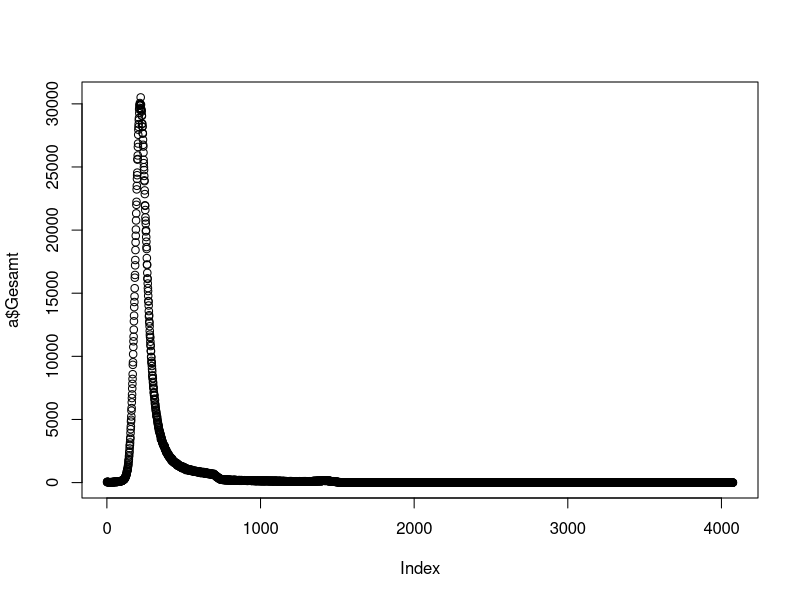
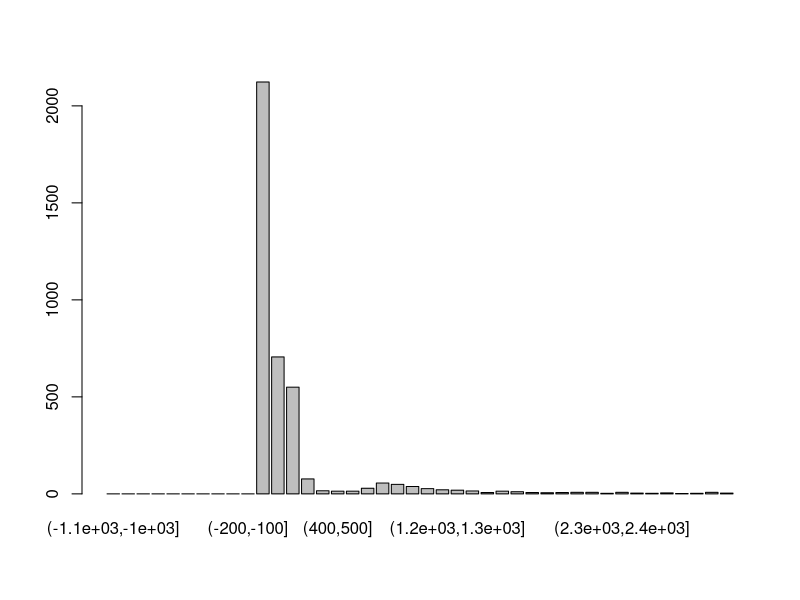

Here is the R script that generated these plots, in order:
#Dongjoo Kim 7031799
##Aufgabe 7
#a
a<-read.csv2("Lungenlappendichte.csv",header=TRUE,sep = ";")
#b
rs  <-  rowSums(a[-1])
a$Gesamt<-rs
#c
plot(a$Gesamt)
a2  <-  cbind(a, rs)
brk<-cut(a$Gesamt, breaks = seq(-1100, 3100, 100))
plot(brk)
